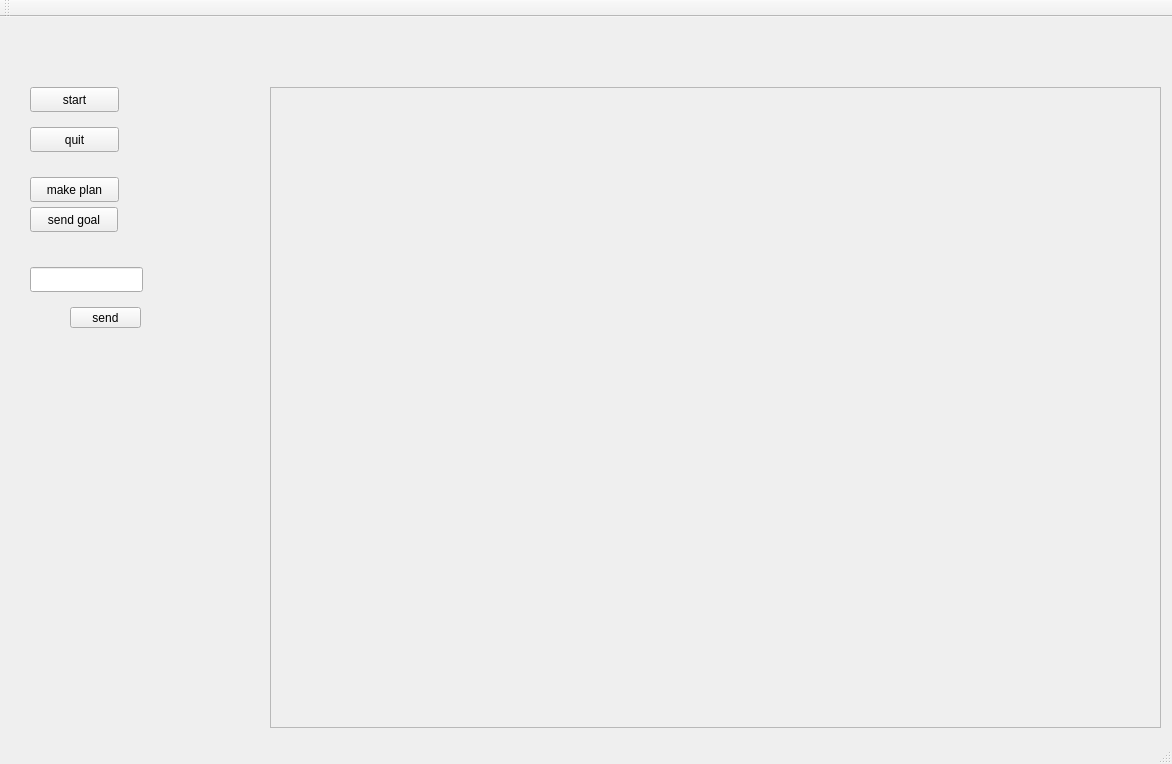
<?xml version="1.0" encoding="UTF-8"?>
<ui version="4.0">
 <class>MainWindow</class>
 <widget class="QMainWindow" name="MainWindow">
  <property name="geometry">
   <rect>
    <x>0</x>
    <y>0</y>
    <width>1172</width>
    <height>764</height>
   </rect>
  </property>
  <property name="windowTitle">
   <string>Roboter Factory Simulation</string>
  </property>
  <widget class="QWidget" name="widget">
   <widget class="QScrollArea" name="scrollArea">
    <property name="geometry">
     <rect>
      <x>270</x>
      <y>70</y>
      <width>891</width>
      <height>641</height>
     </rect>
    </property>
    <property name="sizePolicy">
     <sizepolicy hsizetype="Ignored" vsizetype="Ignored">
      <horstretch>0</horstretch>
      <verstretch>0</verstretch>
     </sizepolicy>
    </property>
    <property name="verticalScrollBarPolicy">
     <enum>Qt::ScrollBarAsNeeded</enum>
    </property>
    <property name="widgetResizable">
     <bool>true</bool>
    </property>
    <widget class="QWidget" name="scrollAreaWidgetContents">
     <property name="geometry">
      <rect>
       <x>0</x>
       <y>0</y>
       <width>889</width>
       <height>639</height>
      </rect>
     </property>
     <property name="sizePolicy">
      <sizepolicy hsizetype="Ignored" vsizetype="Ignored">
       <horstretch>0</horstretch>
       <verstretch>0</verstretch>
      </sizepolicy>
     </property>
     <widget class="QLabel" name="label">
      <property name="geometry">
       <rect>
        <x>0</x>
        <y>0</y>
        <width>891</width>
        <height>641</height>
       </rect>
      </property>
      <property name="sizePolicy">
       <sizepolicy hsizetype="Ignored" vsizetype="Ignored">
        <horstretch>0</horstretch>
        <verstretch>0</verstretch>
       </sizepolicy>
      </property>
      <property name="text">
       <string/>
      </property>
      <property name="scaledContents">
       <bool>true</bool>
      </property>
     </widget>
    </widget>
   </widget>
   <widget class="QPushButton" name="start">
    <property name="geometry">
     <rect>
      <x>30</x>
      <y>70</y>
      <width>89</width>
      <height>25</height>
     </rect>
    </property>
    <property name="text">
     <string>start</string>
    </property>
   </widget>
   <widget class="QPushButton" name="quit">
    <property name="geometry">
     <rect>
      <x>30</x>
      <y>110</y>
      <width>89</width>
      <height>25</height>
     </rect>
    </property>
    <property name="text">
     <string>quit</string>
    </property>
   </widget>
   <widget class="QPushButton" name="send_goal">
    <property name="geometry">
     <rect>
      <x>30</x>
      <y>190</y>
      <width>88</width>
      <height>25</height>
     </rect>
    </property>
    <property name="text">
     <string>send goal</string>
    </property>
   </widget>
   <widget class="QLineEdit" name="goal">
    <property name="geometry">
     <rect>
      <x>30</x>
      <y>250</y>
      <width>113</width>
      <height>25</height>
     </rect>
    </property>
   </widget>
   <widget class="QPushButton" name="send">
    <property name="geometry">
     <rect>
      <x>70</x>
      <y>290</y>
      <width>71</width>
      <height>21</height>
     </rect>
    </property>
    <property name="text">
     <string>send</string>
    </property>
   </widget>
   <widget class="QPushButton" name="make_plan">
    <property name="geometry">
     <rect>
      <x>30</x>
      <y>160</y>
      <width>89</width>
      <height>25</height>
     </rect>
    </property>
    <property name="text">
     <string>make plan</string>
    </property>
   </widget>
  </widget>
  <widget class="QMenuBar" name="menuBar">
   <property name="geometry">
    <rect>
     <x>0</x>
     <y>0</y>
     <width>1172</width>
     <height>22</height>
    </rect>
   </property>
  </widget>
  <widget class="QToolBar" name="mainToolBar">
   <attribute name="toolBarArea">
    <enum>TopToolBarArea</enum>
   </attribute>
   <attribute name="toolBarBreak">
    <bool>false</bool>
   </attribute>
  </widget>
  <widget class="QStatusBar" name="statusBar"/>
 </widget>
 <layoutdefault spacing="6" margin="11"/>
 <resources/>
 <connections/>
</ui>
